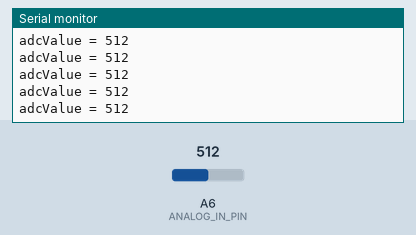
Bench run of a sketch on a simulated Arduino Nano, built with avr-gcc and run on an emulated ATmega328P. Shown: the last lines printed to the serial monitor. The test bench sets the inputs (shaded band); at power-on: A6 (ANALOG_IN_PIN) = 512.

Above: at 1.2 s.
1.3 s: A6 (ANALOG_IN_PIN) set to 716
At 1.31 s:
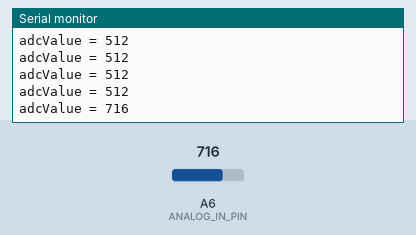
2.8 s: A6 (ANALOG_IN_PIN) set to 900
At 2.82 s:
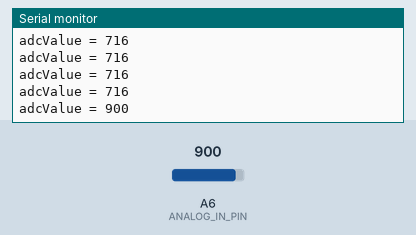
Timing chart, 0 to 5.8 s (numbered marks = the images above; inputs shaded):
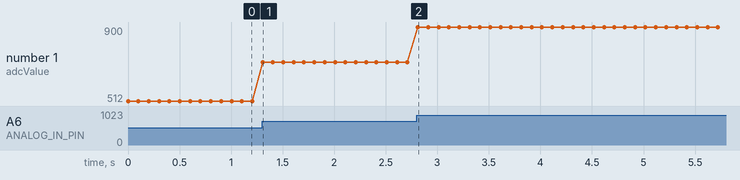

The sketch:

IoTPSP_POT_NANO.ino
```cpp
// program to test POT on the IoT Proto Shield Plus
// www.gtronicsShop.com

// select ARDUINO NANO or EVERY according to the device your are using
// tools->Board->"ARDUINO NANO xxxx"
// select port number


#define ANALOG_IN_PIN A6  // Analog input pin that the potentiometer is attached to


int adcValue = 0;        // value read from the pot

void setup() {
  // initialize serial communications at 9600 bps:
  Serial.begin(9600);
}

void loop() {
  // read the analog in value:
  adcValue = analogRead(ANALOG_IN_PIN);

  // print the results to the Serial Monitor:
  Serial.print("adcValue = ");
  Serial.println(adcValue);

  // wait 100 milliseconds before the next loop for the analog-to-digital
  delay(100);
}
```

Measured:
- after the input at 1.3 s, the serial monitor: prints a new line at once (image 1)
- after the input at 2.8 s, the serial monitor: prints a new line at once (image 2)
- plotted number 1: 512 → 716 after the input at 1.3 s, 716 → 900 after the input at 2.8 s
